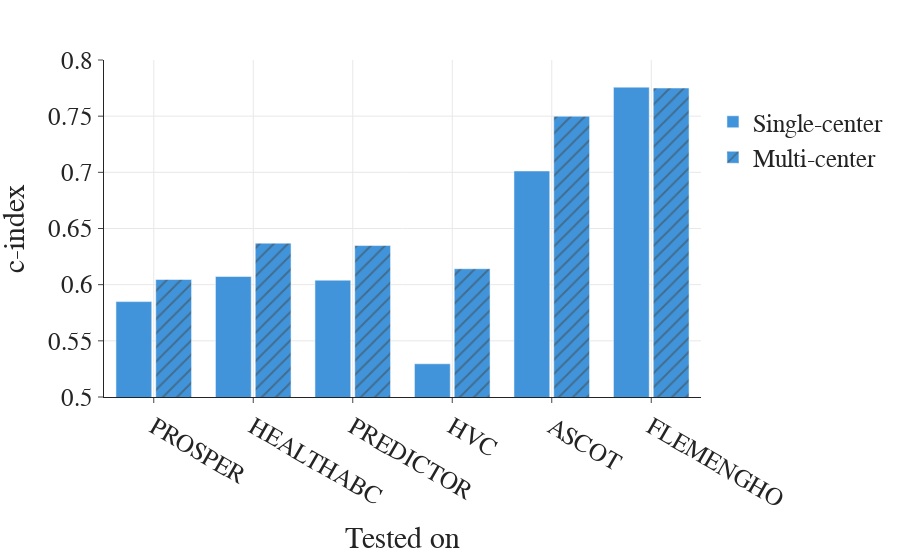
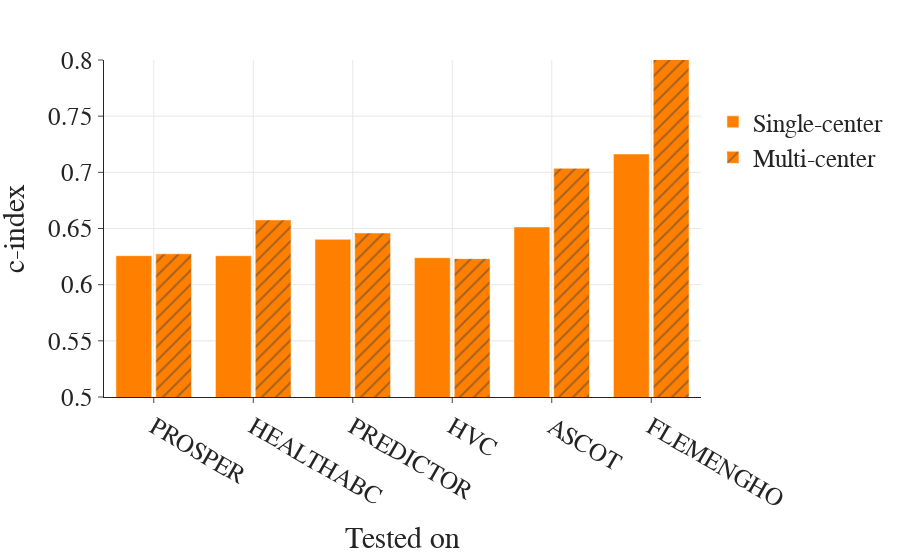

Source (notebook cell) for these figures, in order:
### Code cell
from hcve_lib.visualisation import setup_plotly_style

labels = {
    "mean": "c-index",
    'test_cohort': 'Tested on'
}
lco_lm_comparison_coxnet = lco_lm_comparison[lco_lm_comparison['method_name'] == 'coxnet']

fig = px.bar(
    lco_lm_comparison_coxnet,
    x='test_cohort',
    y='mean',
    barmode='group',
    range_y=[0.5, 0.8],
    labels=labels,
    pattern_shape='splits',
)
fig.update_traces(marker_color='#4194D9')
setup_plotly_style(fig)
fig.write_image('./output/coxnet_lm_lco.svg')
fig.show()

lco_lm_comparison_gb = lco_lm_comparison[lco_lm_comparison['method_name'] == 'gb']

fig = px.bar(
    lco_lm_comparison_gb,
    x='test_cohort',
    y='mean',
    color_continuous_scale='color',
    barmode='group',
    range_y=[0.5, 0.8],
    pattern_shape='splits',
    labels=labels,
)
fig.update_traces(marker_color='#FF7F00')
setup_plotly_style(fig)
fig.write_image('./output/gb_lm_lco.svg')
fig.show()

### Figure 1 — Plotly figure (JSON) as saved in the notebook; plotly's stock layout.template omitted (floating-point values rounded to 4 significant figures)
{"data": [{"alignmentgroup": "True", "hovertemplate": "splits=Single-center<br>Tested on=%{x}<br>c-index=%{y}<extra></extra>", "legendgroup": "Single-center", "marker": {"color": "#4194D9", "pattern": {"shape": ""}}, "name": "Single-center", "offsetgroup": "Single-center", "orientation": "v", "showlegend": true, "textposition": "auto", "type": "bar", "x": ["PROSPER", "HEALTHABC", "PREDICTOR", "HVC", "ASCOT", "FLEMENGHO"], "xaxis": "x", "y": [0.5849, 0.6073, 0.604, 0.5296, 0.7012, 0.7758], "yaxis": "y"}, {"alignmentgroup": "True", "hovertemplate": "splits=Multi-center<br>Tested on=%{x}<br>c-index=%{y}<extra></extra>", "legendgroup": "Multi-center", "marker": {"color": "#4194D9", "pattern": {"shape": "/"}}, "name": "Multi-center", "offsetgroup": "Multi-center", "orientation": "v", "showlegend": true, "textposition": "auto", "type": "bar", "x": ["ASCOT", "FLEMENGHO", "HEALTHABC", "HVC", "PREDICTOR", "PROSPER"], "xaxis": "x", "y": [0.7499, 0.7751, 0.637, 0.6142, 0.6348, 0.6046], "yaxis": "y"}], "layout": {"bargroupgap": 0.1, "barmode": "group", "font": {"family": "Calibri", "size": 25}, "legend": {"title": {"font": {"color": "rgba(0,0,0,0)"}, "text": "splits"}, "tracegroupgap": 0}, "margin": {"t": 60}, "xaxis": {"anchor": "y", "domain": [0, 1], "showgrid": true, "title": {"text": "Tested on"}}, "yaxis": {"anchor": "x", "domain": [0, 1], "range": [0.5, 0.8], "showgrid": true, "title": {"text": "c-index"}}}}

### Figure 2 — Plotly figure (JSON) as saved in the notebook; plotly's stock layout.template omitted (floating-point values rounded to 4 significant figures)
{"data": [{"alignmentgroup": "True", "hovertemplate": "splits=Single-center<br>Tested on=%{x}<br>c-index=%{y}<extra></extra>", "legendgroup": "Single-center", "marker": {"color": "#FF7F00", "pattern": {"shape": ""}}, "name": "Single-center", "offsetgroup": "Single-center", "orientation": "v", "showlegend": true, "textposition": "auto", "type": "bar", "x": ["PROSPER", "HEALTHABC", "PREDICTOR", "HVC", "ASCOT", "FLEMENGHO"], "xaxis": "x", "y": [0.6258, 0.6258, 0.6404, 0.624, 0.6514, 0.7163], "yaxis": "y"}, {"alignmentgroup": "True", "hovertemplate": "splits=Multi-center<br>Tested on=%{x}<br>c-index=%{y}<extra></extra>", "legendgroup": "Multi-center", "marker": {"color": "#FF7F00", "pattern": {"shape": "/"}}, "name": "Multi-center", "offsetgroup": "Multi-center", "orientation": "v", "showlegend": true, "textposition": "auto", "type": "bar", "x": ["ASCOT", "FLEMENGHO", "HEALTHABC", "HVC", "PREDICTOR", "PROSPER"], "xaxis": "x", "y": [0.7036, 0.8416, 0.6576, 0.6232, 0.646, 0.6274], "yaxis": "y"}], "layout": {"bargroupgap": 0.1, "barmode": "group", "font": {"family": "Calibri", "size": 25}, "legend": {"title": {"font": {"color": "rgba(0,0,0,0)"}, "text": "splits"}, "tracegroupgap": 0}, "margin": {"t": 60}, "xaxis": {"anchor": "y", "domain": [0, 1], "showgrid": true, "title": {"text": "Tested on"}}, "yaxis": {"anchor": "x", "domain": [0, 1], "range": [0.5, 0.8], "showgrid": true, "title": {"text": "c-index"}}}}
